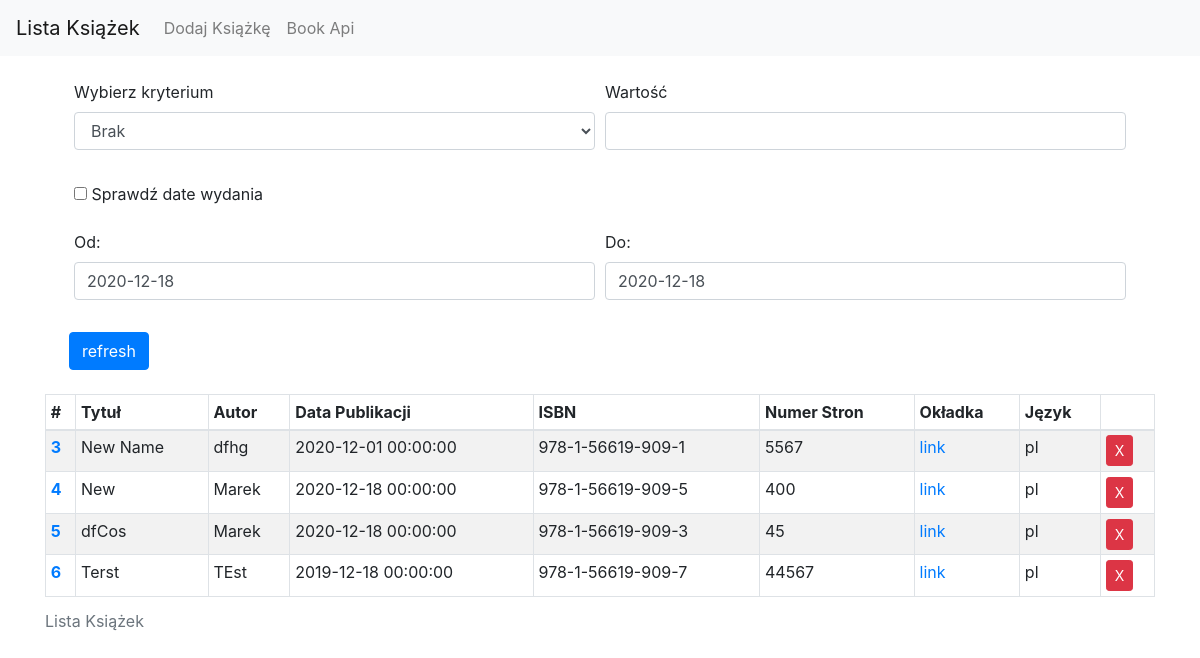
Before: / with the older database file.
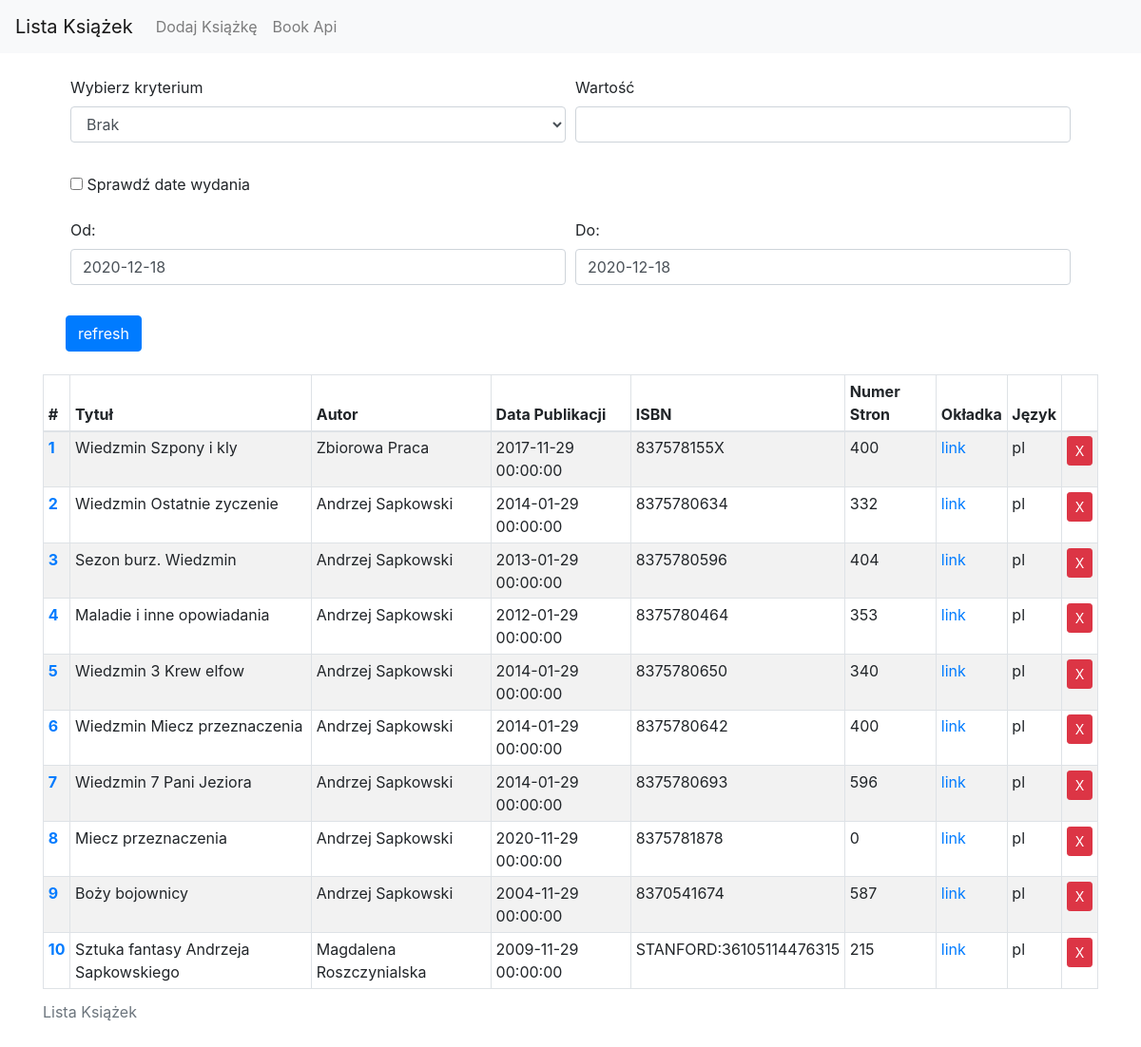
After: the same page with the newer database file.
### book_list/models.py (models this page shows, shortened)
class Book(db.Model):
    __tablename__ = 'books'
    id = db.Column(db.Integer, primary_key=True)
    title = db.Column(db.String(140), nullable=False)
    author = db.Column(db.String(140), nullable=False)
    pub_date = db.Column(db.DateTime)
    isbn = db.Column(db.CHAR(17), unique=True, nullable=False)
    pages_number = db.Column(db.Integer())
    link = db.Column(db.NVARCHAR())
    lan = db.Column(db.CHAR(5), nullable=False)

### book_list/core/views.py (the view, shortened to what this page needs)
@core.route('/', methods=['GET', 'POST'])
def index():
    page = request.args.get('page', 1, type=int)
    books = Book.query
    searchform = SearchBookForm()
    books = books.order_by(Book.id).paginate(page=page, per_page=100)
    return render_template('index.html', books=books, searchform=searchform)

### book_list/books/forms.py
class SearchBookForm(FlaskForm):
    valuesType = SelectField('Wybierz kryterium',
                             choices=[('all', 'Brak'),
                                      ('title', 'Tytuł'),
                                      ('author', 'Autor'),
                                      ('lan', 'Język')])
    val = StringField('Wartość')
    use_data = BooleanField("Sprawdź date wydania", default=False)
    start_date = DateTimeField('Od: ', validators=[DataRequired()], default=dt_object, format=format)
    end_date = DateTimeField('Do:', validators=[DataRequired()], default=dt_object, format=format)
    submit = SubmitField('refresh')

### book_list/templates/index.html (shortened to what this page needs)
{% extends "base.html" %}
{% import "bootstrap/wtf.html" as wtf %}
{% block content %}
    <form method="POST">
        <div class="m-4 form-row">
            <div class="form-group col-md-6">
                {{ wtf.form_field(searchform.valuesType, class="form-control") }}
            </div>
            <div class="form-group col-md-6">
                {{ wtf.form_field(searchform.val, class="form-control") }}
            </div>
            <div class="form-group col-md-12">
                {{ wtf.form_field(searchform.use_data, class="form-control") }}
            </div>
            <div class="form-group col-md-6">
                {{ wtf.form_field(searchform.start_date, class="form-control") }}
            </div>
            <div class="form-group col-md-6">
                {{ wtf.form_field(searchform.end_date, class="form-control") }}
            </div>
            {{ searchform.submit(class="btn btn-primary") }}
        </div>
    </form>
    <div class="table-responsive">
        <table id="bookTabel" class="table table-striped table-bordered table-sm">
            <caption>Lista Książek</caption>
            <thead>
            <tr>
                <th scope="col">#</th>
                <th scope="col">Tytuł</th>
                <th scope="col">Autor</th>
                <th scope="col">Data Publikacji</th>
                <th scope="col">ISBN</th>
                <th scope="col">Numer Stron</th>
                <th scope="col">Okładka</th>
                <th scope="col">Język</th>
                <th scope="col"></th>
            </tr>
            </thead>
            <tbody>
            {% for book in books.items %}
                <tr>
                    <th scope="row"><a href="{{ url_for('books.update', book_id=book.id) }}">{{ book.id }}</a></th>
                    <td>{{ book.title }}</td>
                    <td>{{ book.author }}</td>
                    <td>{{ book.pub_date }}</td>
                    <td>{{ book.isbn }}</td>
                    <td>{{ book.pages_number }}</td>
                    <td><a href="{{ book.link }}">link</a></td>
                    <td>{{ book.lan }}</td>
                    <td>
                        <form action="{{ url_for('books.delete',book_id=book.id) }}" method="POST">
                            <button type="submit" class="btn btn-danger btn-sm">X</button>
                        </form>
                    </td>
                </tr>
            {% endfor %}
            </tbody>
        </table>
    </div>
{% endblock %}

### book_list/templates/base.html (shortened to what this page needs)
<!DOCTYPE html>
<html lang="pl">
<head>
    <link rel="stylesheet" href="https://maxcdn.bootstrapcdn.com/bootstrap/4.0.0/css/bootstrap.min.css"
>
</head>
<body>
<nav class="navbar navbar-expand-lg navbar-light bg-light">
    <a class="navbar-brand" href="{{ url_for('core.index') }}">Lista Książek</a>
    <div class="collapse navbar-collapse" id="navbarSupportedContent">
        <ul class="navbar-nav mr-auto">
            <li class="nav-item">
                <a class="nav-link" href="{{ url_for('books.add_book') }}">Dodaj Książkę</a>
            </li>
            <li class="nav-item">
                <a class="nav-link" href="{{ url_for('book_api.search') }}">Book Api</a>
            </li>
        </ul>
    </div>
</nav>
<div class="container">
    {% block content %}
    {% endblock %}
</div>
</body>
</html>

Changed rows visible on the page:
added Book: id "1", title "Wiedzmin Szpony i kly", author "Zbiorowa Praca", pub_date "2017-11-29 00:00:00", isbn "837578155X", pages_number "400", lan "pl"
added Book: id "2", title "Wiedzmin Ostatnie zyczenie", author "Andrzej Sapkowski", pub_date "2014-01-29 00:00:00", isbn "8375780634", pages_number "332", lan "pl"
changed Book id 3: title "New Name" → "Sezon burz. Wiedzmin"; author "dfhg" → "Andrzej Sapkowski"; pub_date "2020-12-01 00:00:00" → "2013-01-29 00:00:00"; isbn "978-1-56619-909-1" → "8375780596"; pages_number "5567" → "404"
changed Book id 4: title "New" → "Maladie i inne opowiadania"; author "Marek" → "Andrzej Sapkowski"; pub_date "2020-12-18 00:00:00" → "2012-01-29 00:00:00"; isbn "978-1-56619-909-5" → "8375780464"; pages_number "400" → "353"
changed Book id 5: title "dfCos" → "Wiedzmin 3 Krew elfow"; author "Marek" → "Andrzej Sapkowski"; pub_date "2020-12-18 00:00:00" → "2014-01-29 00:00:00"; isbn "978-1-56619-909-3" → "8375780650"; pages_number "45" → "340"
changed Book id 6: title "Terst" → "Wiedzmin Miecz przeznaczenia"; author "TEst" → "Andrzej Sapkowski"; pub_date "2019-12-18 00:00:00" → "2014-01-29 00:00:00"; isbn "978-1-56619-909-7" → "8375780642"; pages_number "44567" → "400"
added Book: id "7", title "Wiedzmin 7 Pani Jeziora", author "Andrzej Sapkowski", pub_date "2014-01-29 00:00:00", isbn "8375780693", pages_number "596", lan "pl"
added Book: id "8", title "Miecz przeznaczenia", author "Andrzej Sapkowski", pub_date "2020-11-29 00:00:00", isbn "8375781878", pages_number "0", lan "pl"
added Book: id "9", title "Boży bojownicy", author "Andrzej Sapkowski", pub_date "2004-11-29 00:00:00", isbn "8370541674", pages_number "587", lan "pl"
added Book: id "10", title "Sztuka fantasy Andrzeja Sapkowskiego", author "Magdalena Roszczynialska", pub_date "2009-11-29 00:00:00", isbn "STANFORD:36105114476315", pages_number "215", lan "pl"
